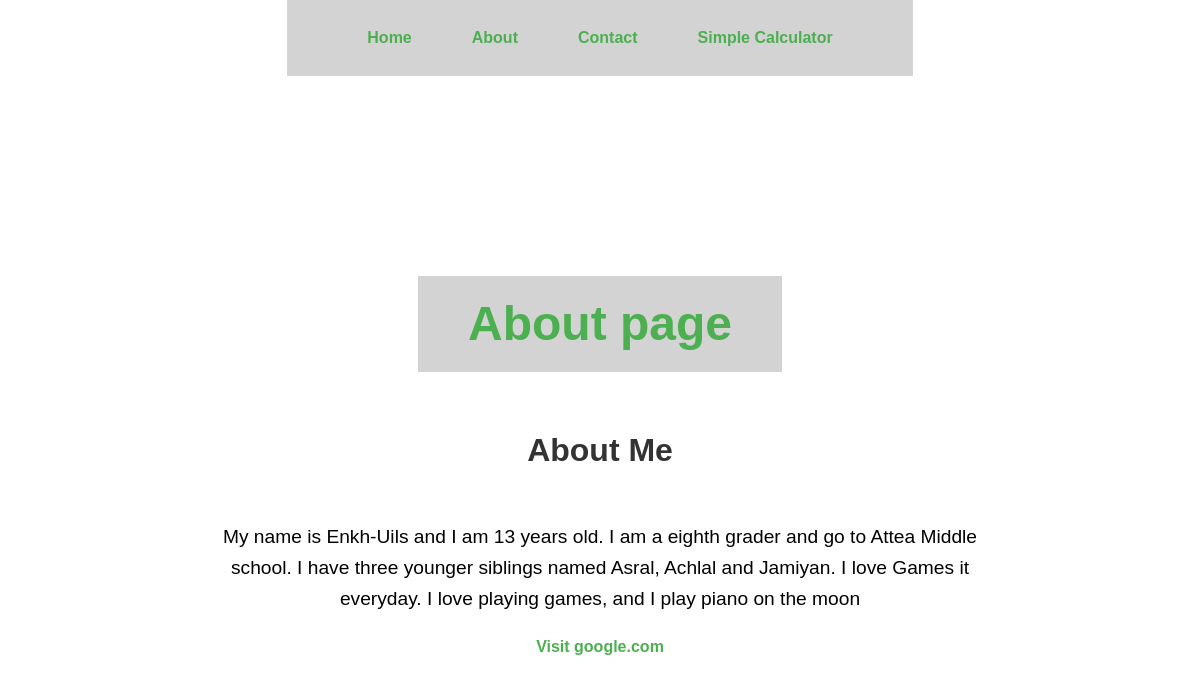
/about, run on the app's committed database.
### main.py (models this page shows, shortened)
class Enkhuils(db.Model):
    id = db.Column(db.Integer, primary_key=True)
    name = db.Column(db.String(80), unique=True, nullable=False)
    dob = db.Column(db.String(120), nullable=True)
    hobby = db.Column(db.String(120), nullable=True)
    grade = db.Column(db.String(120), nullable=True)
    age = db.Column(db.String(120), nullable=True)

### main.py (the view)
@app.route('/about')
def about():
    users = Enkhuils.query.first()
    f = "I love playing games, and I play piano on the moon"
    return render_template('about.html',
                           message=f,
                           name=users.name,
                           dob=users.dob,
                           hobby=users.hobby,
                           grade=users.grade,
                           age=users.age)

### templates/about.html (shortened to what this page needs)
{% extends "base.html" %}
{% block content %}
<h1>About page</h1>
<h2>About Me</h2>
<p>My name is {{name}} and I am {{age}} years old. I am a eighth grader and go to Attea Middle school.
I have three younger siblings named Asral, Achlal and Jamiyan. I love {{hobby}} it everyday. {{message}}</p>
<a href="https://google.com" target="_blank">Visit google.com</a>
{% endblock %}

### templates/base.html (shortened to what this page needs)
<!DOCTYPE html>
<html>
<head>
    <link rel="stylesheet" href="{{ url_for('static', filename='style.css') }}">
</head>
<body>
    <nav>
       <a href="/">Home</a>
       <a href="/about">About</a>
       <a href="/contact">Contact</a>
       <a href="/calculator">Simple Calculator</a>
    </nav>
    {% block content %}{% endblock %}
</body>
</html>

### static/style.css (style rules this page uses)
body { background-color: #ffffff; font-family: 'Trebuchet MS', 'Lucida Sans Unicode', 'Lucida Grande', 'Lucida Sans', Arial, sans-serif; color: #000000; margin: 0; padding: 0; line-height: 1.6; }
nav { background-color: #d3d3d3; overflow: hidden; padding: 10px 50px; display: flex; justify-content: center; }
nav a { color: #4CAF50; text-decoration: none; padding: 15px 20px; margin: 0 10px; font-weight: bold; border-radius: 4px; transition: background-color 0.3s ease; }
h1 { background-color: #d3d3d3; padding: 10px 50px; color: #4CAF50; text-align: center; font-size: 3em; margin-top: 200px; }
h2 { color: #333; font-size: 2em; margin-top: 20px; }
p { font-size: 1.2em; margin: 20px auto; max-width: 800px; text-align: center; }
a { color: #4CAF50; text-decoration: none; font-weight: bold; }
body { display: flex; flex-direction: column; align-items: center; }

### data on the page
Enkhuils: name "Enkh-Uils", age "13", hobby "Games"

### other printed values
{{ message }} "I love playing games, and I play piano on the moon"
